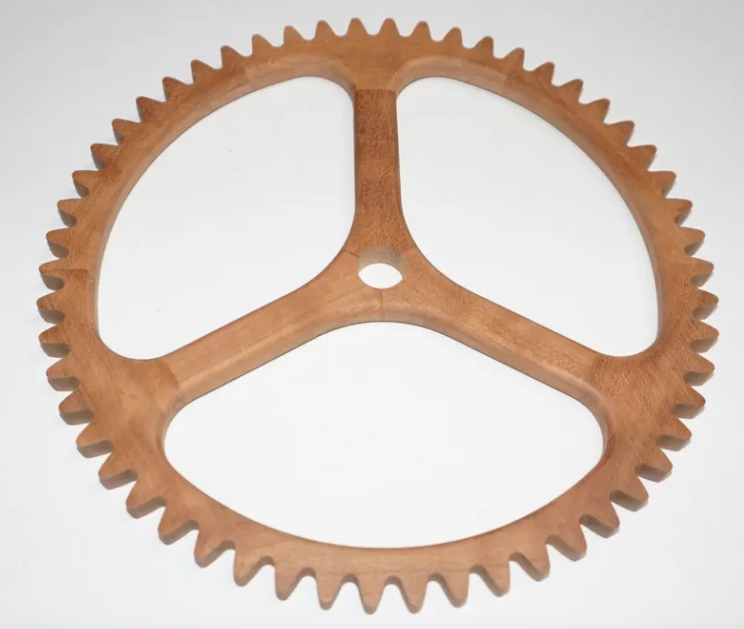
#> input picture src/drawings/Screenshot (3).png, 744 x 629 px, found by its file name
$ python analyze_photo2.py
#> lines starting #> are read from the running program, lines starting #| are printed output that depends on the picture; after the words box and inside, x2 and y2 are one past the last pixel; in counts of white or black regions, pixels touching at a corner belong together
# -*- coding: utf-8 -*-
"""analyze_photo2.py — rigorous photo measurement.
  1. segment the wooden gear (colour based)
  2. estimate the photo's elliptical foreshortening and correct it
  3. measure: tip / root circles, tooth count, window openings, spoke width,
     hub, bore
  4. export the corrected image for visual check
"""
import math
import numpy as np
from PIL import Image
from scipy import ndimage

SRC = "/workspace/src/drawings/Screenshot (3).png"
OUT = "/workspace/FreeCAD_Models/out/"
rgb = np.array(Image.open(SRC).convert("RGB")).astype(int)
H, W, _ = rgb.shape
#> H = 629; W = 744
R, G, B = rgb[:, :, 0], rgb[:, :, 1], rgb[:, :, 2]
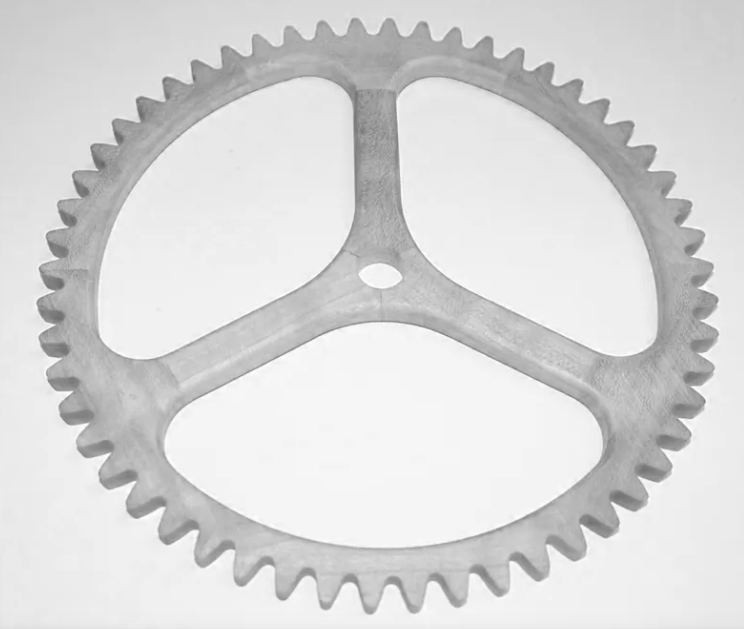
#> R: shape (629, 744) int64; min 101, max 255, mean 217
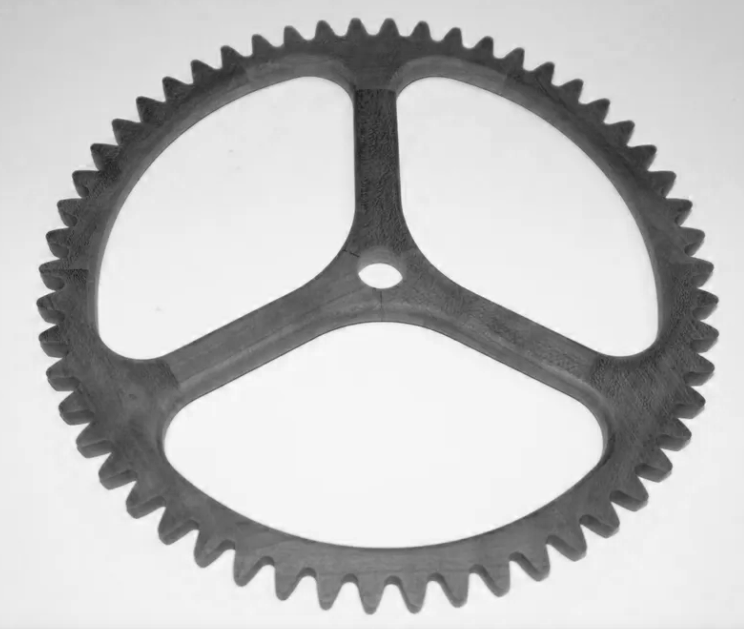
#> B: shape (629, 744) int64; min 29, max 254, mean 192.4
mx, mn = rgb.max(axis=2), rgb.min(axis=2)
sat = mx - mn
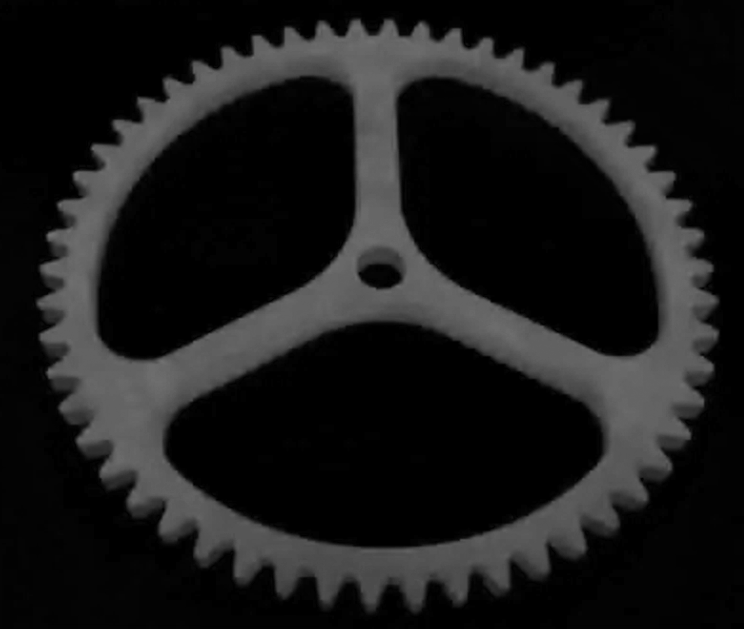
#> sat: shape (629, 744) int64; min 0, max 115, mean 25.4

wood = (sat > 25) & (R > B + 10) & (mx < 250)
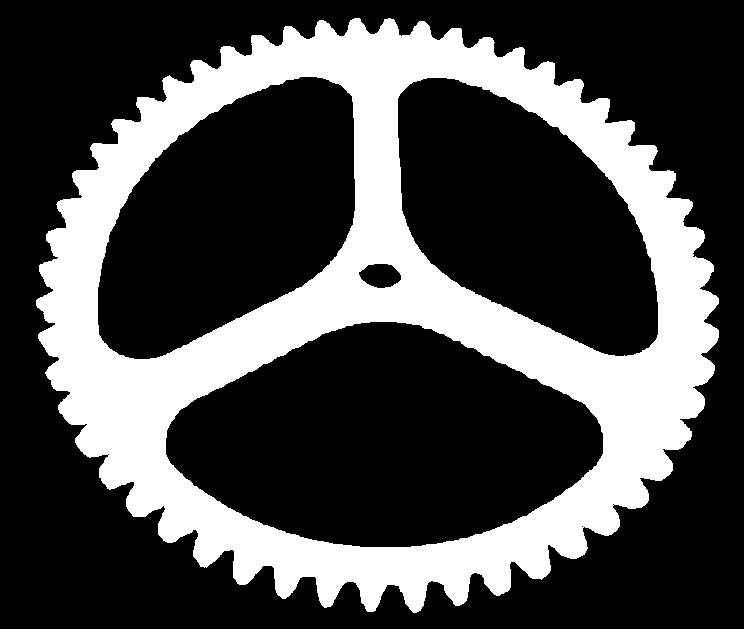
#> wood: shape (629, 744) bool; 29.1% white; 1 white region, box (x1, y1, x2, y2) and area: (36, 18, 719, 613) 136282
wood = ndimage.binary_closing(wood, np.ones((3, 3)))
#> wood: shape (629, 744) bool; 29.1% white; 1 white region, box (x1, y1, x2, y2) and area: (36, 18, 719, 613) 136361
lab, n = ndimage.label(wood, np.ones((3, 3)))
#> n = 1
sizes = ndimage.sum(wood, lab, range(1, n + 1))
#> sizes = [136361]
gid = int(np.argmax(sizes)) + 1
#> gid = 1
wood = (lab == gid)
wood = ndimage.binary_fill_holes(wood)     # closes the 3 windows
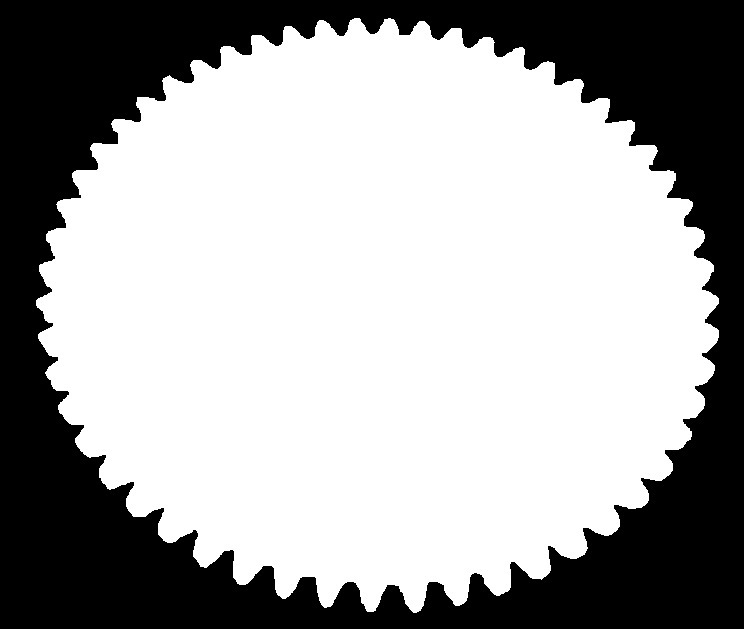
#> wood: shape (629, 744) bool; 64.6% white; 1 black region, box (x1, y1, x2, y2) and area: (0, 0, 744, 629) 165663
ys, xs = np.nonzero(wood)
x0, x1, y0, y1 = xs.min(), xs.max(), ys.min(), ys.max()
#> x0 = 36; x1 = 718; y0 = 18; y1 = 612
print("gear outer bbox x[%d..%d] y[%d..%d]  w=%d h=%d  ratio=%.4f" %
      (x0, x1, y0, y1, x1 - x0, y1 - y0, (y1 - y0) / (x1 - x0)))
#| gear outer bbox x[36..718] y[18..612]  w=682 h=594  ratio=0.8710

im = Image.open(SRC).convert("RGB")
arr = np.array(im)
out = arr.copy()
out[wood] = (0, 0, 0)
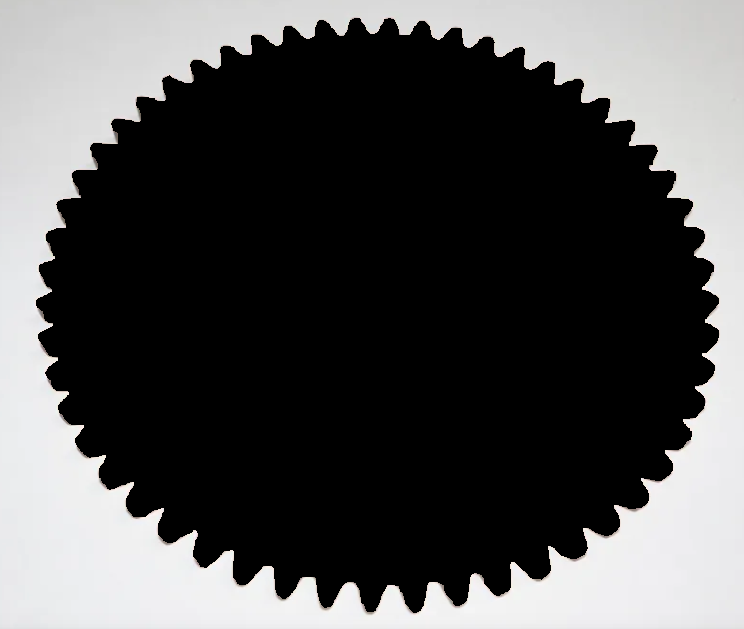
#> out: shape (629, 744, 3); mean R, G, B 80.4, 80.4, 80.4
out[~wood] = (255, 255, 255)
Image.fromarray(out).save(OUT + "photo_mask2.png")

# foreshortening correction: scale y so the outline becomes a circle
k = (x1 - x0) / float(y1 - y0)
#> k = 1.15
print("vertical stretch correction k=%.4f" % k)
#| vertical stretch correction k=1.1481
CX, CY = (x0 + x1) / 2.0, (y0 + y1) / 2.0
#> CX = 377; CY = 315
corr = np.array(Image.fromarray(out).resize(
    (W, int(H * k)), Image.LANCZOS))          # stretch vertically
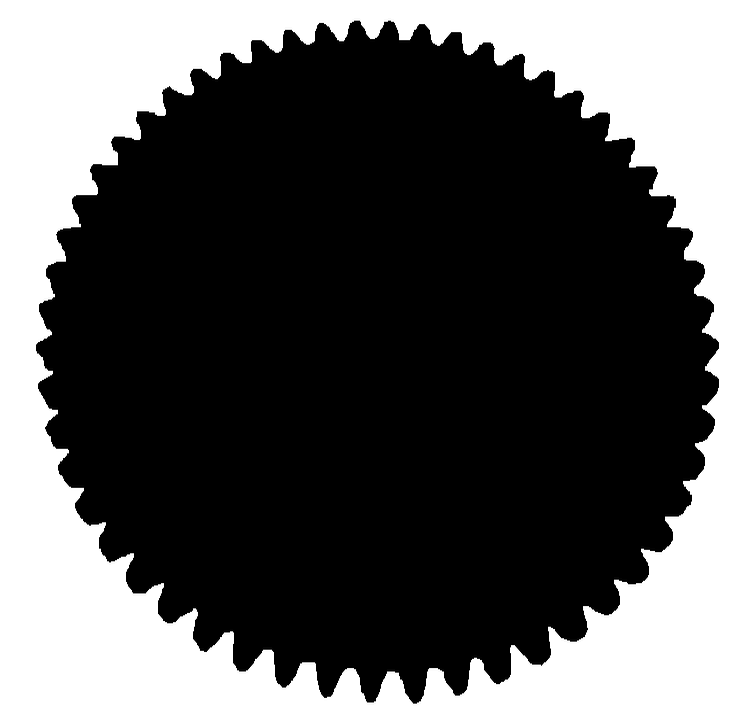
#> corr: shape (722, 744, 3); min 0, max 255, mean 90.3
Image.fromarray(corr).save(OUT + "photo_corr.png")
print("corrected image size", corr.shape)
#| corrected image size (722, 744, 3)
np.save(OUT + "photo_mask.npy", wood)
